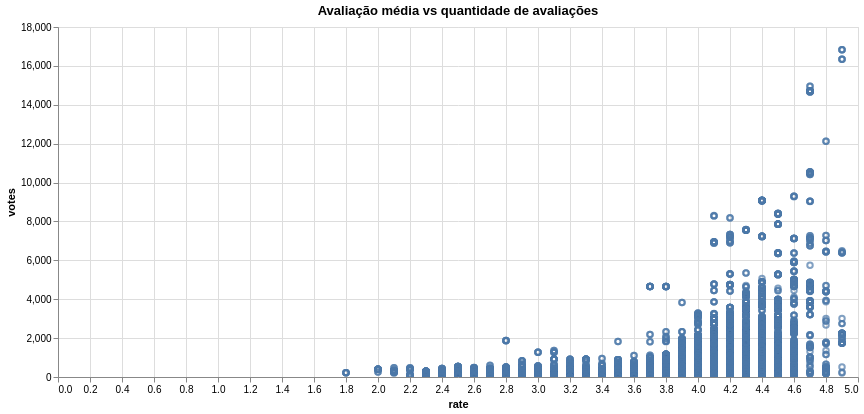

The code cell stored with this chart in its notebook:
### Code cell
restaurantes.plot.scatter(x = 'rate', y = 'votes').properties(width = 800, height = 350, title = 'Avaliação média vs quantidade de avaliações')

### Figure 1 — Vega specification as saved in the notebook (floating-point values rounded to 4 significant figures; data arrays with more than 128 entries replaced by an {"elided": "..."} marker saying what was removed)
{"$schema": "https://vega.github.io/schema/vega/v5.json", "data": [{"name": "param_10_store"}, {"name": "source_0", "values": {"elided": "41665 records"}}, {"name": "source_0_x_domain_rate", "values": [{"min": 1.8, "max": 4.9}]}, {"name": "source_0_y_domain_votes", "values": [{"min": 0, "max": 16832}]}], "signals": [{"name": "unit", "value": {}, "on": [{"events": "pointermove", "update": "isTuple(group()) ? group() : unit"}]}, {"name": "param_10", "update": "vlSelectionResolve(\"param_10_store\", \"union\")"}, {"name": "param_10_rate", "on": [{"events": [{"source": "view", "type": "dblclick"}], "update": "null"}, {"events": {"signal": "param_10_translate_delta"}, "update": "panLinear(param_10_translate_anchor.extent_x, -param_10_translate_delta.x / width)"}, {"events": {"signal": "param_10_zoom_delta"}, "update": "zoomLinear(domain(\"x\"), param_10_zoom_anchor.x, param_10_zoom_delta)"}]}, {"name": "param_10_votes", "on": [{"events": [{"source": "view", "type": "dblclick"}], "update": "null"}, {"events": {"signal": "param_10_translate_delta"}, "update": "panLinear(param_10_translate_anchor.extent_y, param_10_translate_delta.y / height)"}, {"events": {"signal": "param_10_zoom_delta"}, "update": "zoomLinear(domain(\"y\"), param_10_zoom_anchor.y, param_10_zoom_delta)"}]}, {"name": "param_10_tuple", "on": [{"events": [{"signal": "param_10_rate || param_10_votes"}], "update": "param_10_rate && param_10_votes ? {unit: \"\", fields: param_10_tuple_fields, values: [param_10_rate,param_10_votes]} : null"}]}, {"name": "param_10_tuple_fields", "value": [{"field": "rate", "channel": "x", "type": "R"}, {"field": "votes", "channel": "y", "type": "R"}]}, {"name": "param_10_translate_anchor", "value": {}, "on": [{"events": [{"source": "scope", "type": "pointerdown"}], "update": "{x: x(unit), y: y(unit), extent_x: domain(\"x\"), extent_y: domain(\"y\")}"}]}, {"name": "param_10_translate_delta", "value": {}, "on": [{"events": [{"source": "window", "between": [{"source": "scope", "type": "pointerdown"}, {"source": "window", "type": "pointerup"}], "type": "pointermove", "consume": true}], "update": "{x: param_10_translate_anchor.x - x(unit), y: param_10_translate_anchor.y - y(unit)}"}]}, {"name": "param_10_zoom_anchor", "on": [{"events": [{"source": "scope", "consume": true, "type": "wheel"}], "update": "{x: invert(\"x\", x(unit)), y: invert(\"y\", y(unit))}"}]}, {"name": "param_10_zoom_delta", "on": [{"events": [{"source": "scope", "consume": true, "type": "wheel"}], "update": "pow(1.001, event.deltaY * pow(16, event.deltaMode))", "force": true}]}, {"name": "param_10_modify", "on": [{"events": {"signal": "param_10_tuple"}, "update": "modify(\"param_10_store\", param_10_tuple, true)"}]}], "marks": [{"type": "symbol", "name": "marks", "from": {"data": "source_0"}, "encode": {"update": {"x": {"field": "rate", "scale": "x"}, "opacity": {"value": 0.7}, "fill": {"value": "transparent"}, "stroke": {"value": "#4c78a8"}, "y": {"field": "votes", "scale": "y"}, "tooltip": {"signal": "{\"rate\": format(datum[\"rate\"], \"\"), \"votes\": format(datum[\"votes\"], \"\")}"}}}, "interactive": true, "clip": true, "style": ["point"]}], "scales": [{"name": "x", "type": "linear", "domain": [{"signal": "(data(\"source_0_x_domain_rate\")[0] || {}).min"}, {"signal": "(data(\"source_0_x_domain_rate\")[0] || {}).max"}], "range": [0, {"signal": "width"}], "nice": true, "zero": true, "domainRaw": {"signal": "param_10[\"rate\"]"}}, {"name": "y", "type": "linear", "domain": [{"signal": "(data(\"source_0_y_domain_votes\")[0] || {}).min"}, {"signal": "(data(\"source_0_y_domain_votes\")[0] || {}).max"}], "range": [{"signal": "height"}, 0], "domainRaw": {"signal": "param_10[\"votes\"]"}, "nice": true, "zero": true}], "axes": [{"scale": "x", "gridScale": "y", "orient": "bottom", "minExtent": 0, "domain": false, "tickCount": {"signal": "ceil(width/40)"}, "labels": false, "grid": true, "maxExtent": 0, "zindex": 0, "aria": false, "ticks": false}, {"scale": "y", "aria": false, "minExtent": 0, "gridScale": "x", "orient": "left", "grid": true, "zindex": 0, "ticks": false, "domain": false, "tickCount": {"signal": "ceil(height/40)"}, "labels": false, "maxExtent": 0}, {"scale": "x", "labelOverlap": true, "tickCount": {"signal": "ceil(width/40)"}, "zindex": 0, "grid": false, "orient": "bottom", "title": "rate", "labelFlush": true}, {"scale": "y", "grid": false, "labelOverlap": true, "orient": "left", "zindex": 0, "title": "votes", "tickCount": {"signal": "ceil(height/40)"}}], "title": {"text": "Avaliação média vs quantidade de avaliações", "frame": "group"}, "padding": 5, "background": "white", "width": 800, "height": 350, "style": "cell"}
